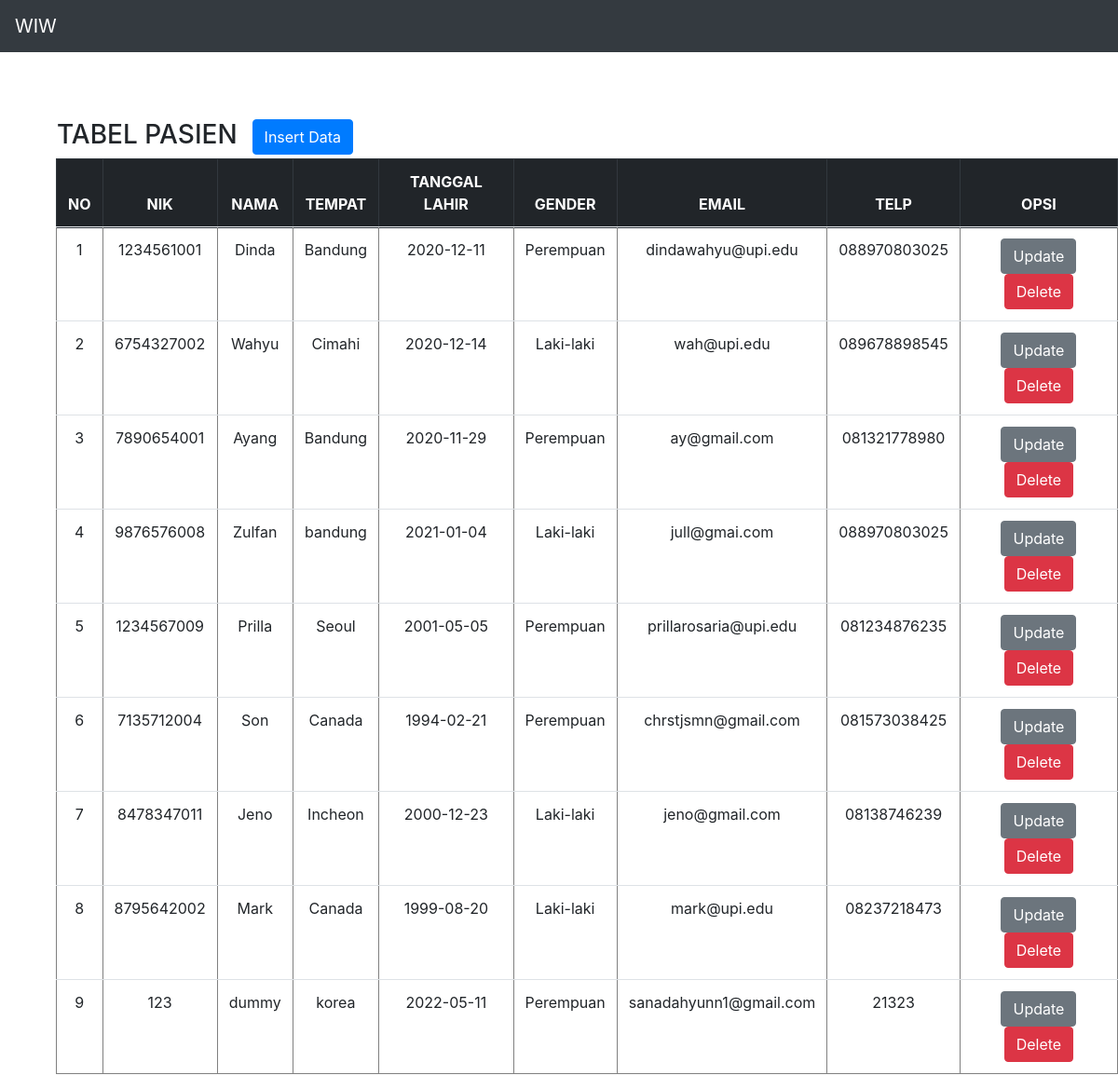
The page / on the database its author committed.
### tables this page shows
CREATE TABLE `pasien` (
  `id` int(11) NOT NULL,
  `nik` varchar(100) NOT NULL,
  `nama` varchar(100) NOT NULL,
  `tempat` varchar(100) NOT NULL,
  `tl` varchar(100) NOT NULL,
  `gender` varchar(10) NOT NULL,
  `email` varchar(100) NOT NULL,
  `telp` varchar(100) NOT NULL
);

### presenter/ProsesPasien.php (called while the page is built, shortened)
<?php
class ProsesPasien implements KontrakPresenter
{
	private $tabelpasien;
	private $data = [];
	function __construct()
	{
		try {
			$db_host = "localhost";
			$db_user = "root";
			$db_password = "";
			$db_name = "mvp_01";
			$this->tabelpasien = new TabelPasien($db_host, $db_user, $db_password, $db_name);
			$this->data = array();
		} catch (Exception $e) {
			echo "wiw error" . $e->getMessage();
		}
	}
	function prosesDataPasien()
	{
		try {
			$this->tabelpasien->open();
			$this->tabelpasien->getPasien();
			while ($row = $this->tabelpasien->getResult()) {
				$this->data[] = $row;
			}
		} catch (Exception $e) {
			echo "wiw error part 2" . $e->getMessage();
		}
	}
	function getId($i)
	{
		return $this->data[$i]['id'];
	}
	function getNik($i)
	{
		return $this->data[$i]['nik'];
	}
	function getNama($i)
	{
		return $this->data[$i]['nama'];
	}
	function getTempat($i)
	{
		return $this->data[$i]['tempat'];
	}
	function getTl($i)
	{
		return $this->data[$i]['tl'];
	}
	function getGender($i)
	{
		return $this->data[$i]['gender'];
	}
	function getTelp($i)
	{
		return $this->data[$i]['telp'];
	}
	function getEmail($i)
	{
		return $this->data[$i]['email'];
	}
	function getSize()
	{
		return sizeof($this->data);
	}
}

### index.php (called while the page is built, shortened)
<?php
include("model/Template.class.php");
include("model/DB.class.php");
include("view/TampilPasien.php");
$tp = new TampilPasien();
$data = $tp->tampil();

### model/DB.class.php (called while the page is built, shortened)
<?php
class DB
{
	var $db_host = '';
	var $db_user = '';
	var $db_password = '';
	var $db_name = '';
	var $db_link = '';
	function __construct($db_host = '', $db_user = '', $db_password = '', $db_name = '')
	{
		$this->db_host = $db_host;
		$this->db_user = $db_user;
		$this->db_password = $db_password;
		$this->db_name = $db_name;
	}
	function open()
	{
		$this->db_link = mysqli_connect($this->db_host, $this->db_user, $this->db_password, $this->db_name);
	}
	function execute($query = "")
	{
		$this->result = mysqli_query($this->db_link, $query);
		return $this->result;
	}
}

### model/TabelPasien.class.php (called while the page is built, shortened)
<?php
class TabelPasien extends DB
{
	function getPasien()
	{
		$query = "SELECT * FROM pasien";
		return $this->execute($query);
	}
}

### view/TampilPasien.php (the view, shortened to what this page needs)
<?php
include("presenter/ProsesPasien.php");
class TampilPasien implements KontrakView
{
	private $prosespasien;
	function __construct()
	{
		$this->prosespasien = new ProsesPasien();
	}
	function tampil()
	{
		$this->prosespasien->prosesDataPasien();
		$data = null;
		for ($i = 0; $i < $this->prosespasien->getSize(); $i++) {
			$no = $i + 1;
			$data .= "<tr>
				<td>" . $no . "</td>
				<td>" . $this->prosespasien->getNik($i) . "</td>
				<td>" . $this->prosespasien->getNama($i) . "</td>
				<td>" . $this->prosespasien->getTempat($i) . "</td>
				<td>" . $this->prosespasien->getTl($i) . "</td>
				<td>" . $this->prosespasien->getGender($i) . "</td>
				<td>" . $this->prosespasien->getEmail($i) . "</td>
				<td>" . $this->prosespasien->getTelp($i) . "</td>
				<td>
				<a href='add_update_delete.php?id_update=". $this->prosespasien->getid($i)."' class='btn btn-secondary''>Update</a>
				<a href='add_update_delete.php?id_delete=" . $this->prosespasien->getid($i) ."' class='btn btn-danger''>Delete</a>
				</td>
			";
		}
	}
}

### model/Template.class.php (shortened to what this page needs)
<?php
class Template{
	var $content = '';
	function __construct($filename = ''){
		$this->content = implode('', @file($filename));
	}
	function clear(){
		$this->content = preg_replace("/DATA_[A-Z|_|0-9]+/", "", $this->content);
	}
	function write(){
		print $this->content;
	}
	function replace($old = '', $new = ''){
		if(is_int($new)){
			$value = sprintf("%d", $new);
		}elseif(is_float($new)){
			$value = sprintf("%f", $new);
		}elseif(is_array($new)){
			$value = '';
			foreach( $new as $item){
				$value .= $item. '';
			}
		}else{
			$value = $new;
		}
		$this->content = preg_replace("/$old/",  $value, $this->content);
	}
}

### rows shown on the page
pasien: no "1", nik "1234561001", nama "Dinda", tempat "Bandung", tl "2020-12-11", gender "Perempuan", email "dindawahyu@upi.edu", telp "088970803025"
pasien: no "2", nik "6754327002", nama "Wahyu", tempat "Cimahi", tl "2020-12-14", gender "Laki-laki", email "wah@upi.edu", telp "089678898545"
pasien: no "3", nik "7890654001", nama "Ayang", tempat "Bandung", tl "2020-11-29", gender "Perempuan", email "ay@gmail.com", telp "081321778980"
pasien: no "4", nik "9876576008", nama "Zulfan", tempat "bandung", tl "2021-01-04", gender "Laki-laki", email "jull@gmai.com", telp "088970803025"
pasien: no "5", nik "1234567009", nama "Prilla", tempat "Seoul", tl "2001-05-05", gender "Perempuan", email "prillarosaria@upi.edu", telp "081234876235"
pasien: no "6", nik "7135712004", nama "Son", tempat "Canada", tl "1994-02-21", gender "Perempuan", email "chrstjsmn@gmail.com", telp "081573038425"
pasien: no "7", nik "8478347011", nama "Jeno", tempat "Incheon", tl "2000-12-23", gender "Laki-laki", email "jeno@gmail.com", telp "08138746239"
pasien: no "8", nik "8795642002", nama "Mark", tempat "Canada", tl "1999-08-20", gender "Laki-laki", email "mark@upi.edu", telp "08237218473"
pasien: no "9", nik "123", nama "dummy", tempat "korea", tl "2022-05-11", gender "Perempuan", email "sanadahyunn1@gmail.com", telp "21323"

### other values the page prints
$this->content "WIW TABEL PASIEN Insert Data NO NIK NAMA TEMPAT TANGGAL LAHIR GENDER EMAIL TELP OPSI"
